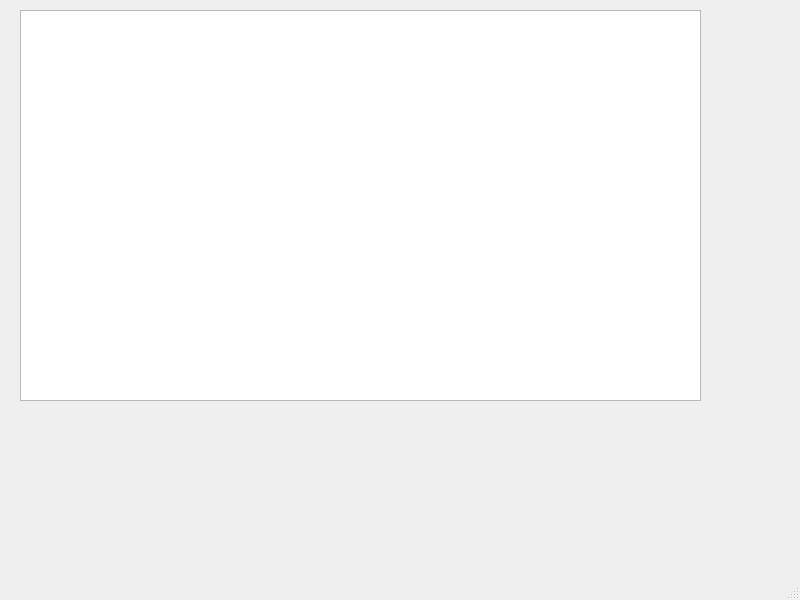
<?xml version="1.0" encoding="UTF-8"?>
<ui version="4.0">
 <class>MainWindow</class>
 <widget class="QMainWindow" name="MainWindow">
  <property name="geometry">
   <rect>
    <x>0</x>
    <y>0</y>
    <width>800</width>
    <height>600</height>
   </rect>
  </property>
  <property name="windowTitle">
   <string>MainWindow</string>
  </property>
  <widget class="QWidget" name="centralwidget">
   <widget class="QTableView" name="tableView">
    <property name="geometry">
     <rect>
      <x>20</x>
      <y>10</y>
      <width>681</width>
      <height>391</height>
     </rect>
    </property>
   </widget>
  </widget>
  <widget class="QMenuBar" name="menubar">
   <property name="geometry">
    <rect>
     <x>0</x>
     <y>0</y>
     <width>800</width>
     <height>18</height>
    </rect>
   </property>
  </widget>
  <widget class="QStatusBar" name="statusbar"/>
 </widget>
 <resources/>
 <connections/>
</ui>
